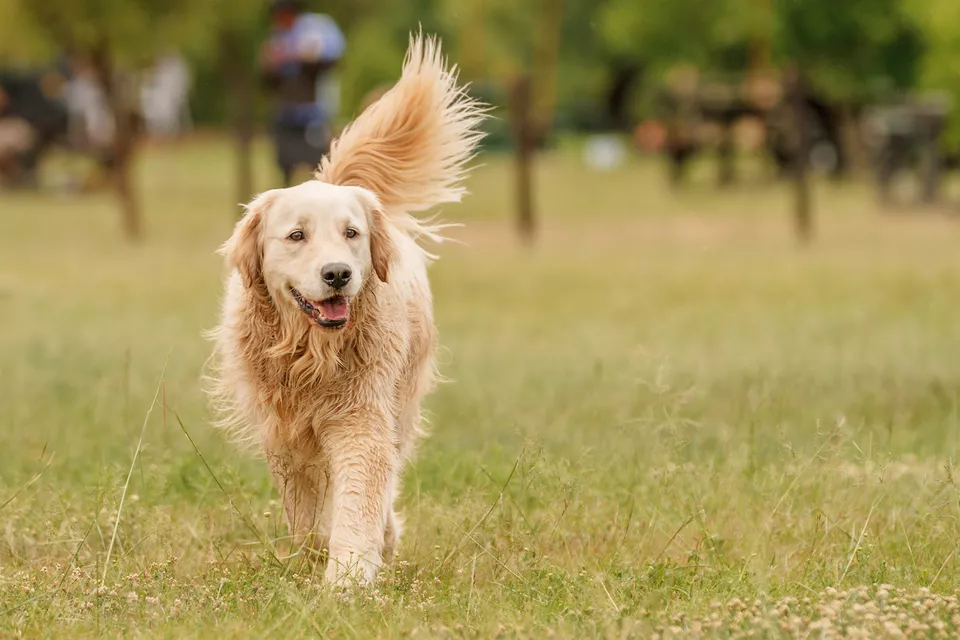
#> input picture dog2.png, 960 x 640 px, found by its file name
$ python 'Image to Pencil Sketch with Python (1).py'
#> lines starting #> are read from the running program, lines starting #| are printed output that depends on the picture
#!/usr/bin/env python
# coding: utf-8

# # Let's Grow More Virtual Internship Program:
# Task Name: Image to Pencil Sketch
#     By Utkarsh Sharma

# # Importing Libraries

# In[21]:


get_ipython().system('pip install imageio')


# In[22]:


import imageio
import requests
import matplotlib.pyplot as plt
import IPython.display as dp


# # Reading and importing the Image

# In[23]:


img = 'https://www.thesprucepets.com/thmb/nosT3p7bteBk_Hf-BUJZJCXfRWQ=/960x0/filters:no_upscale():max_bytes(150000):strip_icc():format(webp)/GettyImages-962608834-fd496cfed51e4d2abe61c0af864fa681.jpg'
dp.Image(requests.get(img).content)
#> (this line was passed over: the network is not available in this run)


# In[24]:


source_img = imageio.imread(r'C:\Users\Harshit Tyagi\Downloads\image\dog2.png')
#> source_img is the input picture: shape (640, 960, 3); mean R, G, B 161.3, 145.1, 86.9


# In[25]:


import numpy as np
def grayscaleing(rgb):
  return np.dot(rgb[...,:3],[0.299,0.587,0.114])
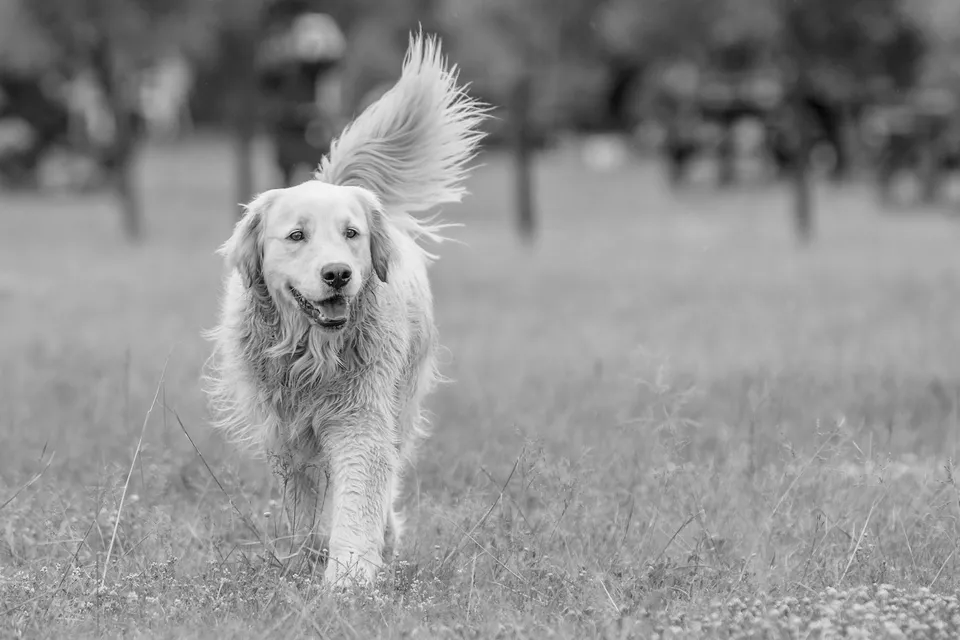
#> returned value: shape (640, 960) float64; min 2.39, max 250.8, mean 143.3
gryscl_img = grayscaleing(source_img)


# In[26]:


inv_img = (255 - gryscl_img)
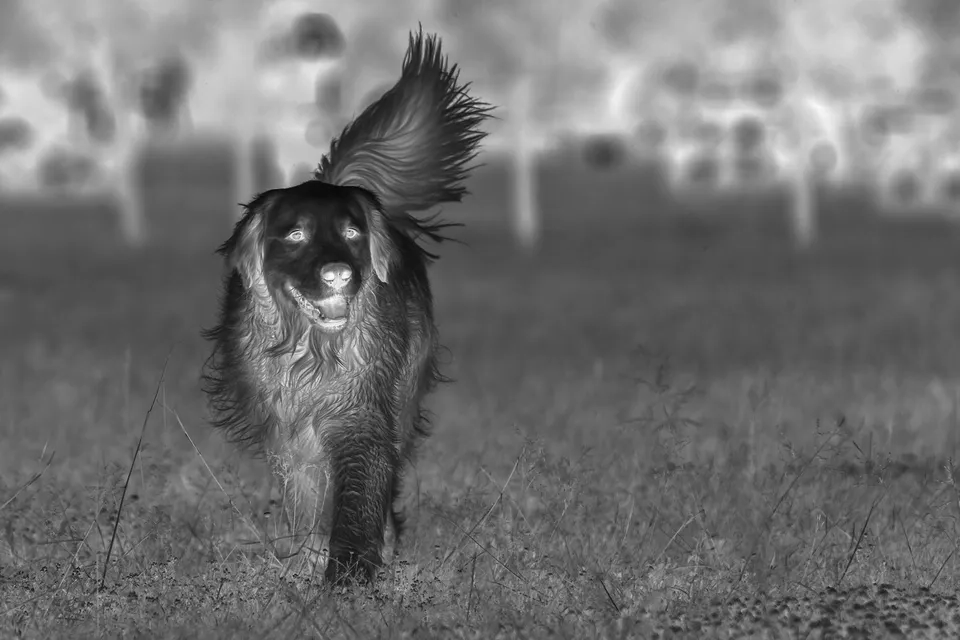
#> inv_img: shape (640, 960) float64; min 4.17, max 252.6, mean 111.7
plt.imshow(inv_img)
#> (this line was passed over: IPython is not available in this run)


# In[27]:


import scipy.ndimage
blurred_img = scipy.ndimage.filters.gaussian_filter(inv_img, sigma=5)
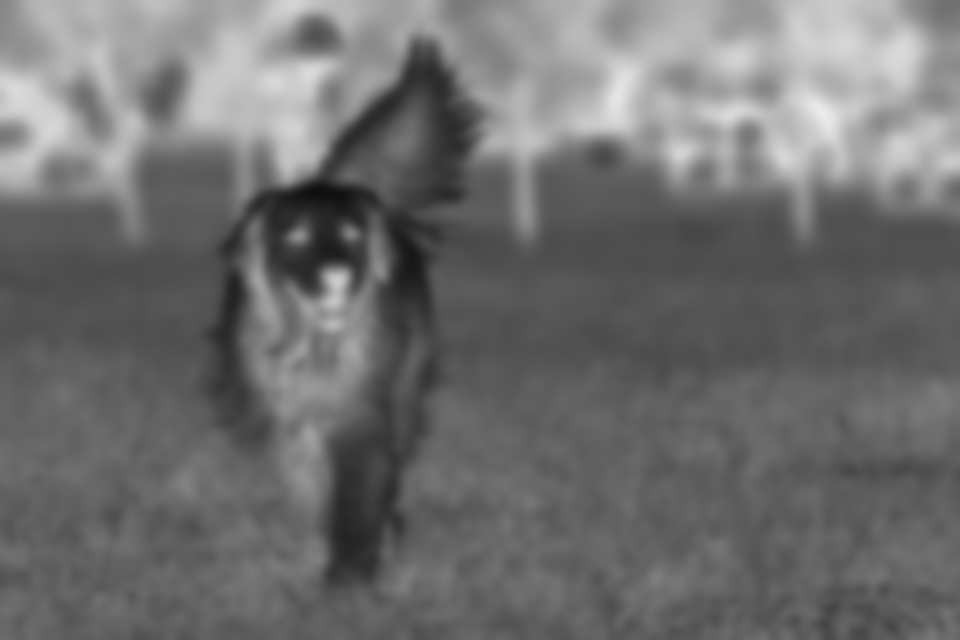
#> blurred_img: shape (640, 960) float64; min 15.46, max 235.2, mean 111.7
plt.imshow(blurred_img)
#> (this line was passed over: IPython is not available in this run)


# In[28]:


def dodging(blur_img,gryscl_img):
  resultant_dodge=blur_img*255/(255-gryscl_img)
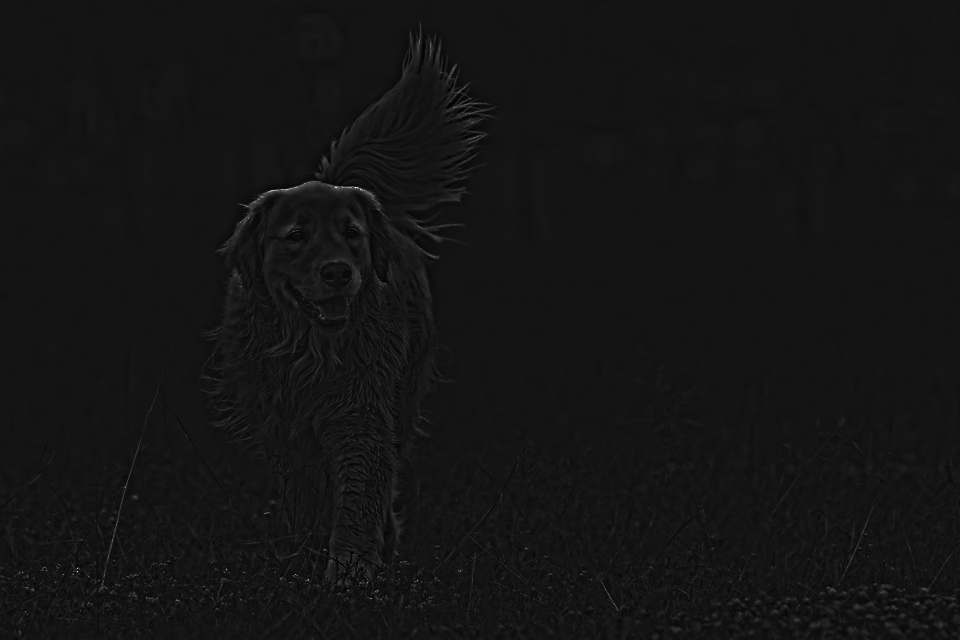
#> resultant_dodge: shape (640, 960) float64; min 81.49, max 2281.5, mean 260; drawn with min black and max white
  resultant_dodge[resultant_dodge>255]=255
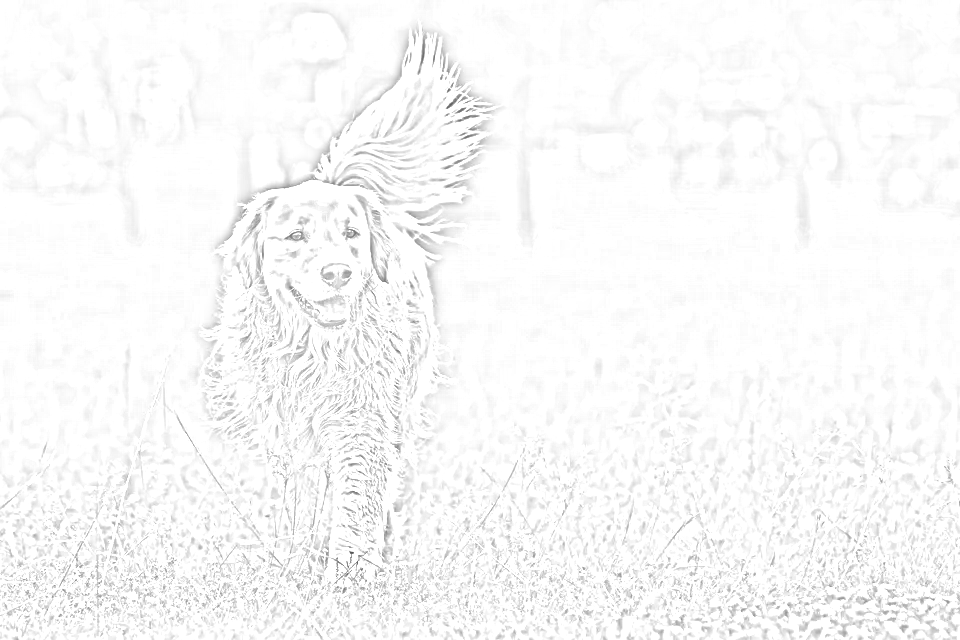
#> resultant_dodge: shape (640, 960) float64; min 81.49, max 255, mean 248.9
  resultant_dodge[gryscl_img==255]=255
  return resultant_dodge.astype('uint8')


# In[29]:


target_img= dodging(blurred_img, gryscl_img)


# In[30]:


get_ipython().run_line_magic('matplotlib', 'inline')
import matplotlib.pyplot as plt
plt.imshow(target_img, cmap='gray')
#> (this line was passed over: IPython is not available in this run)


# # Thankyou
